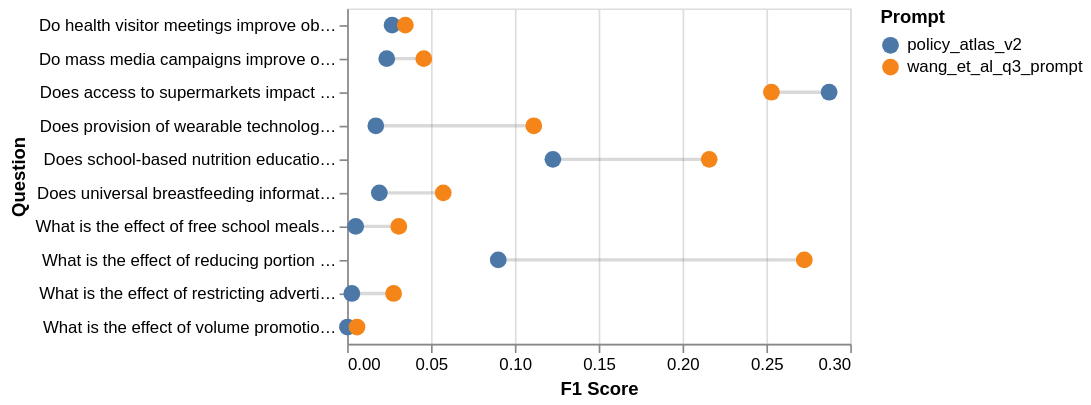

This figure's notebook cell:
### Code cell
RESULTS_DIR = TESTING_DIR / "r_and_d/boolean_queries/outputs/experiment1"
df1 = (
    pd.read_csv(RESULTS_DIR / "policy_atlas_v2/prompt_metrics_by_question.csv")
    .assign(prompt="policy_atlas_v2")
)
RESULTS_DIR = TESTING_DIR / "r_and_d/boolean_queries/outputs/experiment2"
df2 = (
    pd.read_csv(RESULTS_DIR / "wang_et_al_q3_prompt/prompt_metrics_by_question.csv")
    .assign(prompt="wang_et_al_q3_prompt")
)
df = pd.concat([df1, df2], ignore_index=True)

# Plot prompt1 vs prompt2 by question with connecting lines
base = alt.Chart(df)

# Lines connecting the same question
lines = base.mark_line(color='gray', opacity=0.3).encode(
    y=alt.Y("question:N", title="Question"),
    x=alt.X("f1_median:Q", title="F1 Score"),
    detail="question:N"  # Group by question to connect points
)

# Points for each prompt
points = base.mark_circle(opacity=1, size=100).encode(
    y=alt.Y("question:N", title="Question"),
    x=alt.X("f1_median:Q", title="F1 Score"),
    color=alt.Color("prompt:N", title="Prompt", scale=alt.Scale(scheme="tableau10")),
)

fig = lines + points
fig.save(RESULTS_DIR / "prompt_f1_by_question.png", scale_factor=2)

fig

### Figure 1 — Vega-Lite specification as saved in the notebook (floating-point values rounded to 4 significant figures)
{"config": {"view": {"continuousWidth": 300, "continuousHeight": 300}}, "layer": [{"mark": {"type": "line", "color": "gray", "opacity": 0.3}, "encoding": {"detail": {"field": "question", "type": "nominal"}, "x": {"field": "f1_median", "title": "F1 Score", "type": "quantitative"}, "y": {"field": "question", "title": "Question", "type": "nominal"}}}, {"mark": {"type": "circle", "opacity": 1, "size": 100}, "encoding": {"color": {"field": "prompt", "scale": {"scheme": "tableau10"}, "title": "Prompt", "type": "nominal"}, "x": {"field": "f1_median", "title": "F1 Score", "type": "quantitative"}, "y": {"field": "question", "title": "Question", "type": "nominal"}}}], "data": {"name": "data-39674c6b31ff2539b80f9bac265e47c4"}, "$schema": "https://vega.github.io/schema/vega-lite/v5.20.1.json", "datasets": {"data-39674c6b31ff2539b80f9bac265e47c4": [{"identifier": "reference_0", "identifier_no": 0, "question": "What is the effect of free school meals on obesity and calorie consumption?", "n_model_temps": 28, "retrieved_total_mean": 188.4, "retrieved_total_median": 49.0, "n_elements_mean": 22.14, "f1_mean": 0.0113, "f1_median": 0.0051, "precision_mean": 0.4928, "recall_mean": 0.006, "prompt": "policy_atlas_v2"}, {"identifier": "reference_1", "identifier_no": 1, "question": "What is the effect of restricting advertising of unhealthy food and drink on calorie consumption or obesity outcomes in adults or children?", "n_model_temps": 28, "retrieved_total_mean": 355.1, "retrieved_total_median": 50.0, "n_elements_mean": 32.56, "f1_mean": 0.0091, "f1_median": 0.0028, "precision_mean": 0.2331, "recall_mean": 0.0049, "prompt": "policy_atlas_v2"}, {"identifier": "reference_2", "identifier_no": 2, "question": "What is the effect of volume promotions on purchasing, obesity and calorie consumption ", "n_model_temps": 28, "retrieved_total_mean": 8147.0, "retrieved_total_median": 4.0, "n_elements_mean": 27.41, "f1_mean": 0.0181, "f1_median": 0.0002, "precision_mean": 0.0846, "recall_mean": 0.0267, "prompt": "policy_atlas_v2"}, {"identifier": "reference_3", "identifier_no": 3, "question": "Does universal breastfeeding information provision improve health outcomes for mothers and infants?", "n_model_temps": 28, "retrieved_total_mean": 2707.0, "retrieved_total_median": 374.5, "n_elements_mean": 24.66, "f1_mean": 0.0371, "f1_median": 0.0192, "precision_mean": 0.1021, "recall_mean": 0.0392, "prompt": "policy_atlas_v2"}, {"identifier": "reference_4", "identifier_no": 4, "question": "Does school-based nutrition education provision improve obesity and weight outcomes in children and adolescents?\n", "n_model_temps": 28, "retrieved_total_mean": 1523.0, "retrieved_total_median": 804.5, "n_elements_mean": 23.05, "f1_mean": 0.1311, "f1_median": 0.1227, "precision_mean": 0.6578, "recall_mean": 0.0811, "prompt": "policy_atlas_v2"}, {"identifier": "reference_5", "identifier_no": 5, "question": "Does access to supermarkets impact obesity and weight outcomes?", "n_model_temps": 28, "retrieved_total_mean": 2883.0, "retrieved_total_median": 911.5, "n_elements_mean": 18.61, "f1_mean": 0.2521, "f1_median": 0.2874, "precision_mean": 0.3058, "recall_mean": 0.3233, "prompt": "policy_atlas_v2"}, {"identifier": "reference_6", "identifier_no": 6, "question": "Do health visitor meetings improve obesity and weight outcomes for mothers and infants?", "n_model_temps": 28, "retrieved_total_mean": 819.0, "retrieved_total_median": 167.0, "n_elements_mean": 25.06, "f1_mean": 0.0304, "f1_median": 0.0268, "precision_mean": 0.1526, "recall_mean": 0.0226, "prompt": "policy_atlas_v2"}, {"identifier": "reference_7", "identifier_no": 7, "question": "Does provision of wearable technology improve obesity outcomes for mothers and children?", "n_model_temps": 28, "retrieved_total_mean": 566.5, "retrieved_total_median": 121.5, "n_elements_mean": 27.46, "f1_mean": 0.0513, "f1_median": 0.0171, "precision_mean": 0.4184, "recall_mean": 0.0314, "prompt": "policy_atlas_v2"}, {"identifier": "reference_8", "identifier_no": 8, "question": "Do mass media campaigns improve obesity outcomes for mothers and children?", "n_model_temps": 28, "retrieved_total_mean": 1208.0, "retrieved_total_median": 136.0, "n_elements_mean": 25.25, "f1_mean": 0.0298, "f1_median": 0.0236, "precision_mean": 0.4646, "recall_mean": 0.0168, "prompt": "policy_atlas_v2"}, {"identifier": "reference_9", "identifier_no": 9, "question": "What is the effect of reducing portion size on eating behaviour or energy intake or weight loss among adults? ", "n_model_temps": 28, "retrieved_total_mean": 678.2, "retrieved_total_median": 254.0, "n_elements_mean": 21.26, "f1_mean": 0.1111, "f1_median": 0.0901, "precision_mean": 0.5023, "recall_mean": 0.0764, "prompt": "policy_atlas_v2"}, {"identifier": "reference_0", "identifier_no": 0, "question": "What is the effect of free school meals on obesity and calorie consumption?", "n_model_temps": 11, "retrieved_total_mean": 1392.0, "retrieved_total_median": 475.0, "n_elements_mean": 28.87, "f1_mean": 0.0335, "f1_median": 0.0308, "precision_mean": 0.3838, "recall_mean": 0.0188, "prompt": "wang_et_al_q3_prompt"}, {"identifier": "reference_1", "identifier_no": 1, "question": "What is the effect of restricting advertising of unhealthy food and drink on calorie consumption or obesity outcomes in adults or children?", "n_model_temps": 11, "retrieved_total_mean": 1457.0, "retrieved_total_median": 694.0, "n_elements_mean": 51.73, "f1_mean": 0.0354, "f1_median": 0.0277, "precision_mean": 0.2145, "recall_mean": 0.0225, "prompt": "wang_et_al_q3_prompt"}, {"identifier": "reference_2", "identifier_no": 2, "question": "What is the effect of volume promotions on purchasing, obesity and calorie consumption ", "n_model_temps": 11, "retrieved_total_mean": 46250.0, "retrieved_total_median": 264.0, "n_elements_mean": 43.42, "f1_mean": 0.0239, "f1_median": 0.0059, "precision_mean": 0.0882, "recall_mean": 0.0411, "prompt": "wang_et_al_q3_prompt"}, {"identifier": "reference_3", "identifier_no": 3, "question": "Does universal breastfeeding information provision improve health outcomes for mothers and infants?", "n_model_temps": 11, "retrieved_total_mean": 12920.0, "retrieved_total_median": 8902.0, "n_elements_mean": 40.69, "f1_mean": 0.0638, "f1_median": 0.0573, "precision_mean": 0.0594, "recall_mean": 0.0994, "prompt": "wang_et_al_q3_prompt"}, {"identifier": "reference_4", "identifier_no": 4, "question": "Does school-based nutrition education provision improve obesity and weight outcomes in children and adolescents?\n", "n_model_temps": 11, "retrieved_total_mean": 2186.0, "retrieved_total_median": 2078.0, "n_elements_mean": 37.16, "f1_mean": 0.2022, "f1_median": 0.2159, "precision_mean": 0.6081, "recall_mean": 0.134, "prompt": "wang_et_al_q3_prompt"}, {"identifier": "reference_5", "identifier_no": 5, "question": "Does access to supermarkets impact obesity and weight outcomes?", "n_model_temps": 11, "retrieved_total_mean": 2982.0, "retrieved_total_median": 1764.0, "n_elements_mean": 24.89, "f1_mean": 0.2775, "f1_median": 0.253, "precision_mean": 0.2545, "recall_mean": 0.4808, "prompt": "wang_et_al_q3_prompt"}, {"identifier": "reference_6", "identifier_no": 6, "question": "Do health visitor meetings improve obesity and weight outcomes for mothers and infants?", "n_model_temps": 11, "retrieved_total_mean": 4051.0, "retrieved_total_median": 396.0, "n_elements_mean": 32.8, "f1_mean": 0.0303, "f1_median": 0.0347, "precision_mean": 0.0899, "recall_mean": 0.0309, "prompt": "wang_et_al_q3_prompt"}, {"identifier": "reference_7", "identifier_no": 7, "question": "Does provision of wearable technology improve obesity outcomes for mothers and children?", "n_model_temps": 11, "retrieved_total_mean": 1140.0, "retrieved_total_median": 938.0, "n_elements_mean": 37.13, "f1_mean": 0.1477, "f1_median": 0.1113, "precision_mean": 0.4005, "recall_mean": 0.1052, "prompt": "wang_et_al_q3_prompt"}, {"identifier": "reference_8", "identifier_no": 8, "question": "Do mass media campaigns improve obesity outcomes for mothers and children?", "n_model_temps": 11, "retrieved_total_mean": 19200.0, "retrieved_total_median": 830.0, "n_elements_mean": 37.16, "f1_mean": 0.0473, "f1_median": 0.0457, "precision_mean": 0.2692, "recall_mean": 0.0333, "prompt": "wang_et_al_q3_prompt"}, {"identifier": "reference_9", "identifier_no": 9, "question": "What is the effect of reducing portion size on eating behaviour or energy intake or weight loss among adults? ", "n_model_temps": 11, "retrieved_total_mean": 3495.0, "retrieved_total_median": 1317.0, "n_elements_mean": 36.05, "f1_mean": 0.2398, "f1_median": 0.2726, "precision_mean": 0.4684, "recall_mean": 0.1878, "prompt": "wang_et_al_q3_prompt"}]}}
